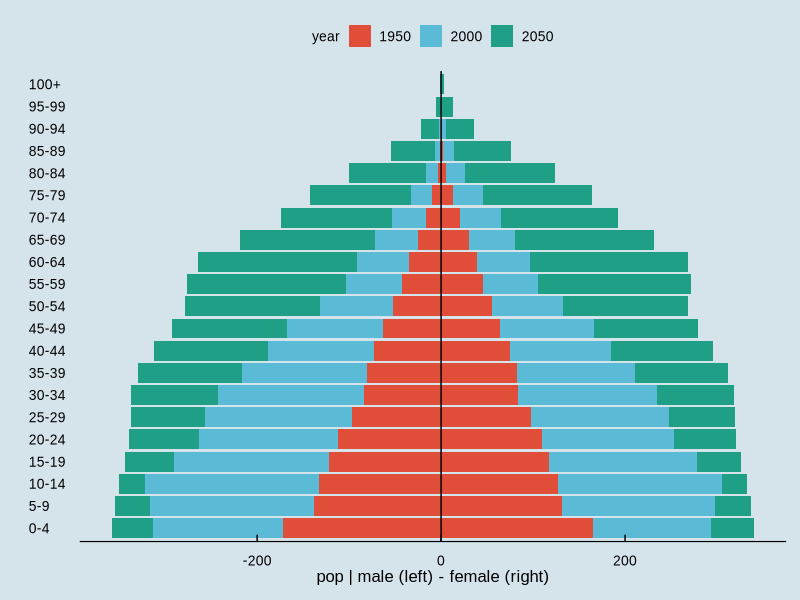

Write the R code that produced this figure.
## ---- chunk 1
# Install packages
if (!requireNamespace("ggplot2", quietly = TRUE)) {
  install.packages("ggplot2")
}
if (!requireNamespace("ggthemes", quietly = TRUE)) {
  install.packages("ggthemes")
}
if (!requireNamespace("dplyr", quietly = TRUE)) {
  install.packages("dplyr")
}

# Load packages
library(ggplot2)
library(ggthemes)
library(dplyr)
## ---- chunk 2
# Load data
data <- read.delim("files/Hiplot/146-pyramid-stack-data.txt", header = T)

# Convert data structure
data[,3] <- factor(data[,3], levels = unique(data[,3]))
data[,1] <- factor(data[,1], levels = unique(data[,1]))

# View data
head(data)
## ---- chunk 3
#| label: fig-1pyramid-stack
#| fig-cap: "Pyramid Stack"
#| out.width: "95%"
#| fig-height: 7
#| fig-width: 6
#| warning: false
#| error: false
#| message: false

# Pyramid Stack
p <- ggplot(data = data, aes(x = age, y = pop, fill = year)) +
  geom_bar(data = data %>% filter(gender == "female") %>% arrange(rev(year)),
           stat = "identity", position = "identity") +
  geom_bar(data = data %>% filter(gender == "male") %>% arrange(rev(year)),
           stat = "identity", position = "identity", mapping = aes(y = -pop)) +
  coord_flip() +
  geom_hline(yintercept = 0) +
  scale_fill_economist() +
  scale_fill_manual(values = c("#e04d39","#5bbad6","#1e9f86")) +
  labs(y = "pop | male (left) - female (right)", x= "") +
  theme_economist(horizontal = FALSE) +
  theme(text = element_text(family = "Arial"),
        plot.title = element_text(size = 12,hjust = 0.5),
        axis.title = element_text(size = 12),
        axis.text = element_text(size = 10),
        axis.text.x = element_text(angle = 0, hjust = 0.5,vjust = 1),
        legend.position = "top",
        legend.direction = "horizontal",
        legend.title = element_text(size = 10),
        legend.text = element_text(size = 10),
        panel.grid.major = element_blank(),
        panel.grid.minor = element_blank())

p
